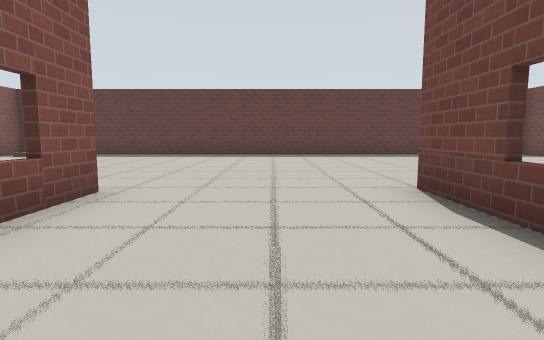
view 1 (above)

21 first-person views from a walk through a world built for the Gazebo simulator. The camera is 0.72 m above the floor, tilts 6° down and sees 80° across. The floor is counted in squares, 1 m on a side. Each view is taken from the middle of a square. On the plan, view 1 faces up. The plan holds only what a view shows up to about 10 squares ahead; the rest is blank. The place goes on beyond the plan. Gazebo's built-in surfaces are drawn with simple patterns. Some stock models are drawn as simple stand-ins.

view 2
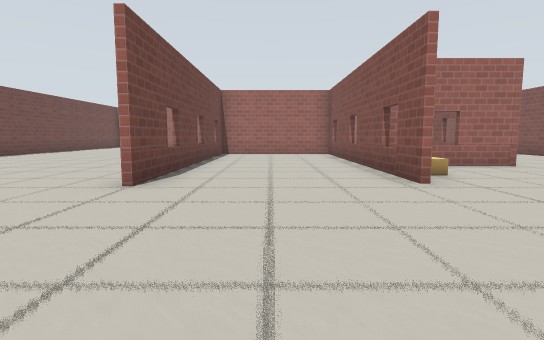

view 3
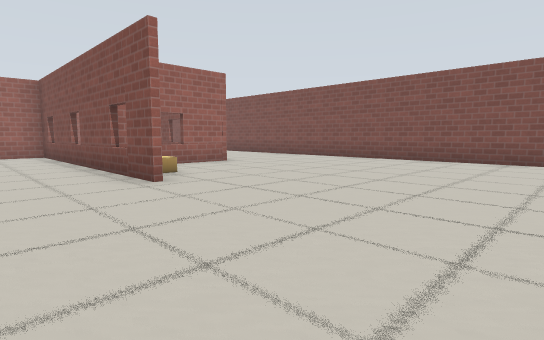

view 4
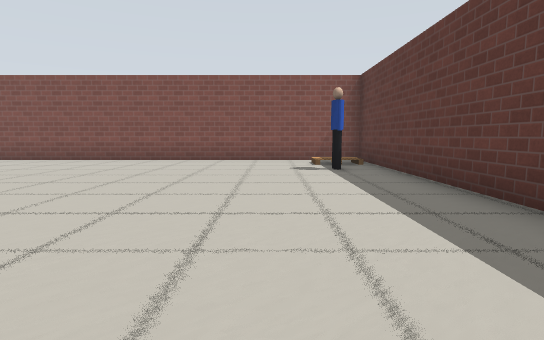

view 5
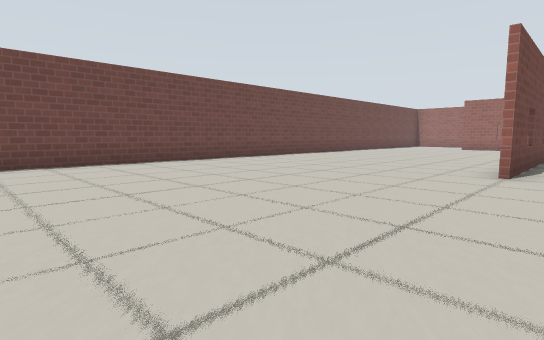

view 6
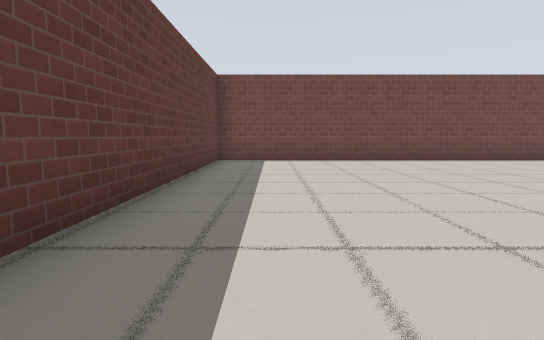

view 7
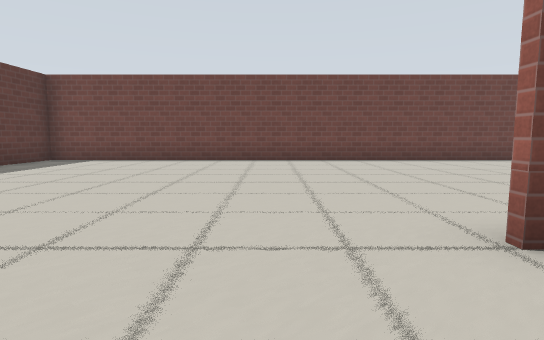

view 8
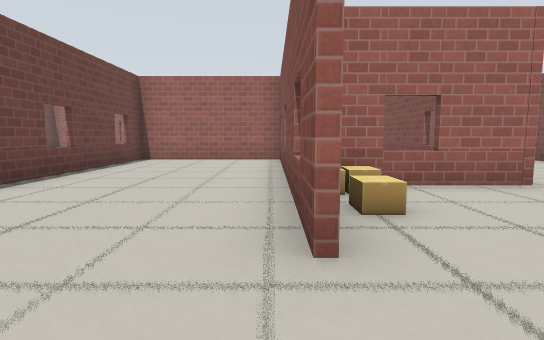

view 9
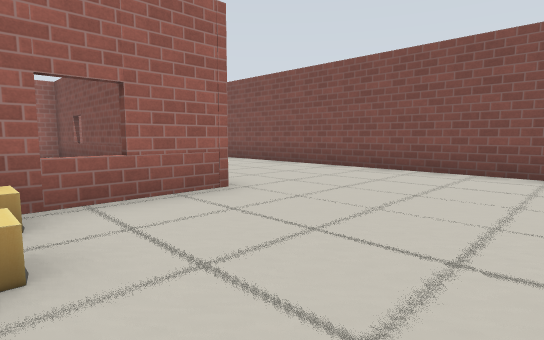

view 10
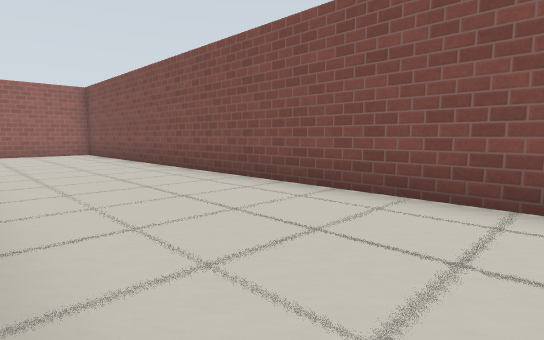

view 11
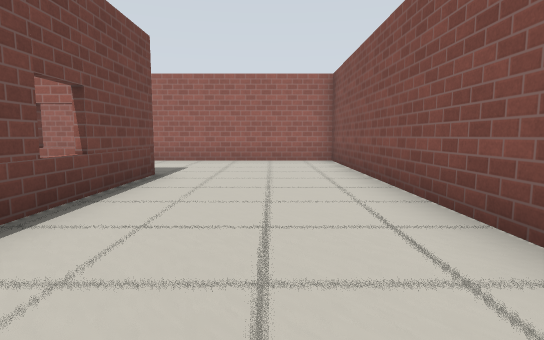

view 12
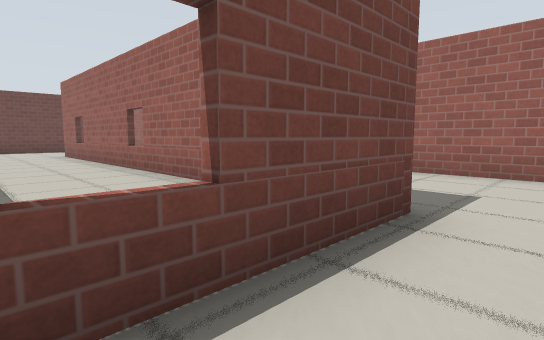

view 13
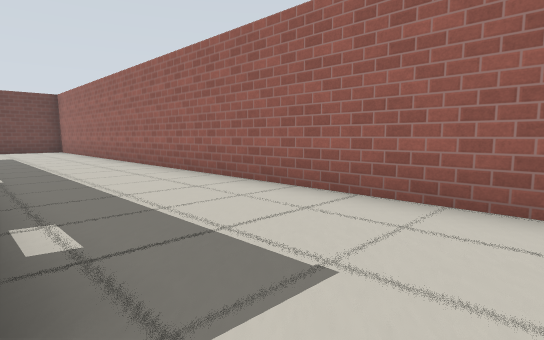

view 14
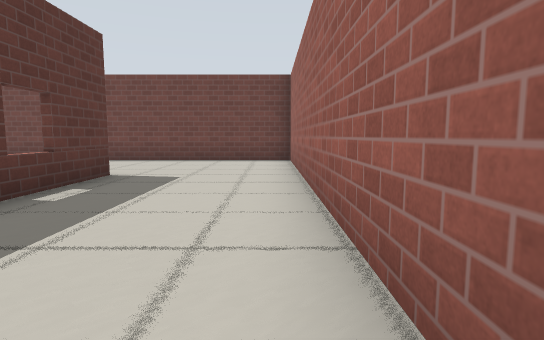

view 15
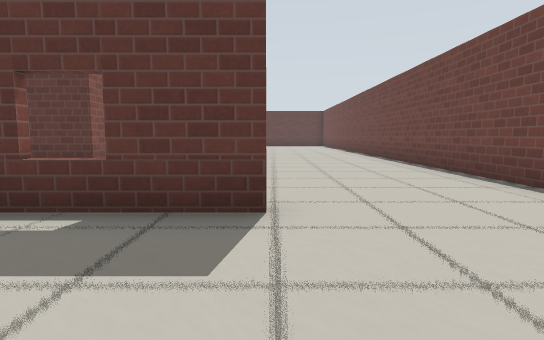

view 16
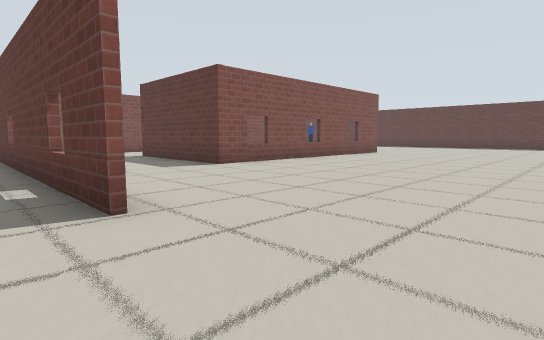

view 17
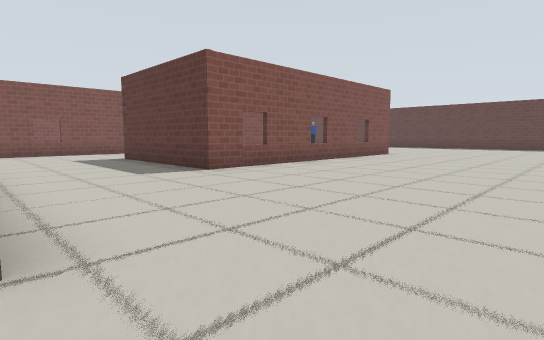

view 18
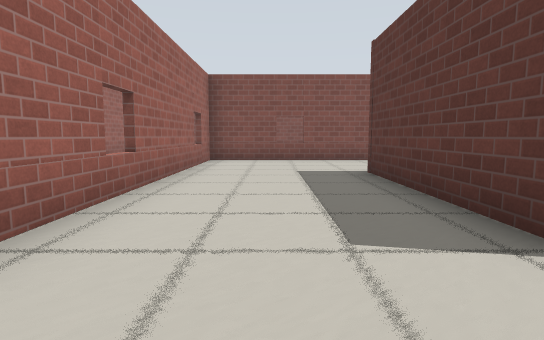

view 19
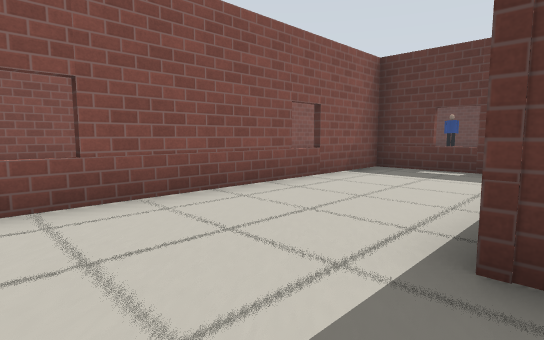

view 20
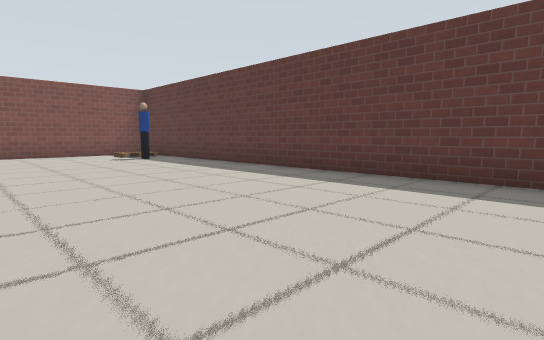

view 21
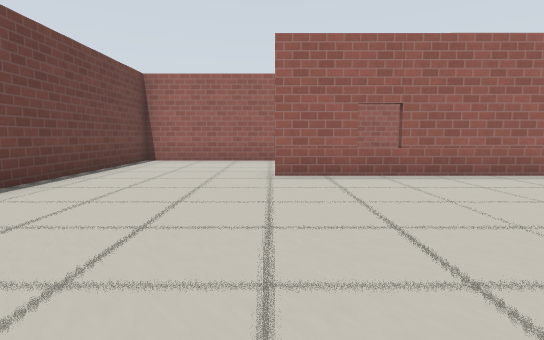

### Floor plan
Points are (right, up) in squares from view 1. A wall is a line through its corners. A room is listed if a view was taken in it or the views show most of it. See-through windows are left out.
Room 1 (views 1, 2, 3, 4, 5, 6, 7, 8, 9, 10, 11, 12, 13, 14, 15, 16, 17, 18, 19, 20, 21)
walls: (2.2, 0.5) (2.2, -4.1) (-2.5, -4.1); (-3.4, 1.2) (-5.7, 1.2) (-5.7, -7.9) (6, -7.9); (-2.2, 4.2) (-2.2, -3.9) (2, -3.9) (2, 4.5); (-5.9, 1.3) (-2.8, 1.3); (-5.8, -8.1) (-5.8, -4.5); (6, -8) (-2.4, -8); (9.7, 12.6) (-9.8, 12.6) (-9.8, -11.5) (9.7, -11.5) (9.7, 12.6)
objects: person (-7, 11); cardboard box (-3, 2); cardboard box (-3, 3)

Where each view was taken, in squares from view 1:
view 1: 0 up, 0 right, facing up
view 2: 9 up, 0 right, facing down
view 3: 9 up, 0 right, facing down-left
view 4: 10 up, 0 right, facing left
view 5: 11 up, 1 right, facing down-right
view 6: 11 up, 0 right, facing right
view 7: 6 up, 0 right, facing right
view 8: 6 up, 2 left, facing down
view 9: 5 up, 3 left, facing down-left
view 10: 2 up, 6 left, facing down-left
view 11: 2 down, 8 left, facing down
view 12: 5 down, 7 left, facing down-right
view 13: 8 down, 7 left, facing down-right
view 14: 11 down, 0 right, facing right
view 15: 11 down, 6 right, facing up
view 16: 9 down, 9 right, facing up-left
view 17: 8 down, 8 right, facing up-left
view 18: 6 down, 4 right, facing left
view 19: 6 down, 2 left, facing up-left
view 20: 7 up, 3 right, facing up-left
view 21: 2 down, 6 right, facing down
